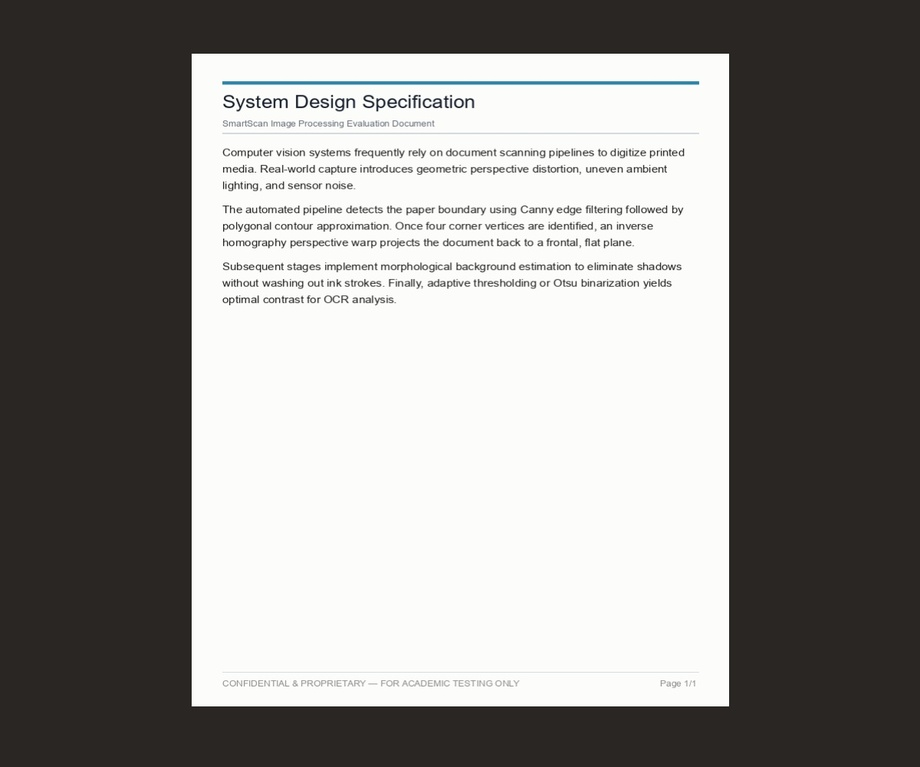
#> input picture sample_images/01_clear_plain.jpg, 920 x 767 px, shrunk from 1200 x 1000 before the run
$ python -i document_detection.py   (imports and definitions only)
#> lines starting #> are read from the running program, lines starting #| are printed output that depends on the picture; after the words box and inside, x2 and y2 are one past the last pixel; in counts of white or black regions, pixels touching at a corner belong together
"""
document_detection.py — Automatic document boundary detection using OpenCV.

Detects the 4 corners of a paper document in an image using:
1. Grayscale conversion and Gaussian smoothing
2. Canny edge detection, then dilation + closing so broken edges join up
3. Contour finding, convex hull, and Ramer-Douglas-Peucker (approxPolyDP)
   simplification tried at several tolerances
4. Sanity checks (area, corner angles, not the whole image frame)
5. Multi-stage fallback chain (fixed Canny -> median Canny -> Otsu paper mask -> full image)
6. Canonical 4-point corner sorting (TL, TR, BR, BL)

Public names (order_points, find_quadrilateral_contour, detect_document_corners)
and the returned method strings are unchanged, so app.py keeps working.
"""

from typing import Dict, List, Optional, Tuple
import cv2
import numpy as np


def order_points(pts: np.ndarray) -> np.ndarray:
    """Sort 4 corner points into [Top-Left, Top-Right, Bottom-Right, Bottom-Left].

    - Top-Left has the smallest (x + y); Bottom-Right the largest (x + y).
    - Top-Right has the smallest (y - x); Bottom-Left the largest (y - x).
    """
    pts = np.asarray(pts, dtype=np.float32).reshape((4, 2))
    rect = np.zeros((4, 2), dtype=np.float32)

    s = pts.sum(axis=1)
    rect[0] = pts[np.argmin(s)]
    rect[2] = pts[np.argmax(s)]

    diff = pts[:, 1] - pts[:, 0]
    rect[1] = pts[np.argmin(diff)]
    rect[3] = pts[np.argmax(diff)]
    return rect


def _corner_angles_ok(quad: np.ndarray, lo: float = 40.0, hi: float = 140.0) -> bool:
    """A real page photographed at an angle has corner angles near 90 degrees.
    Reject thin slivers and bow-ties whose angles are far from that."""
    q = order_points(quad)
    for i in range(4):
        a = q[(i - 1) % 4] - q[i]
        b = q[(i + 1) % 4] - q[i]
        denom = np.linalg.norm(a) * np.linalg.norm(b) + 1e-9
        cos = float(np.clip(np.dot(a, b) / denom, -1.0, 1.0))
        angle = np.degrees(np.arccos(cos))
        if angle < lo or angle > hi:
            return False
    return True


def find_quadrilateral_contour(
    binary_edges: np.ndarray,
    min_area_ratio: float = 0.10,
    max_area_ratio: float = 0.97,
) -> Optional[np.ndarray]:
    """Find the largest plausible 4-sided shape in a binary edge/mask image.

    Why this is more tolerant than a single approxPolyDP(0.02) call:
    a real page outline is rarely a perfect polygon in an edge map (small
    bumps, rounded corners). We take the convex hull first, then try several
    simplification tolerances until the hull collapses to exactly 4 points.

    Args:
        binary_edges: Single-channel uint8 binary image.
        min_area_ratio: Smallest accepted quad area as a fraction of the image.
        max_area_ratio: Largest accepted fraction. A quad covering ~the whole
            frame is usually the image border, not the page.

    Returns:
        Ordered (4, 2) float32 corners, or None.
    """
    h, w = binary_edges.shape[:2]
    total_area = float(h * w)
    min_area = total_area * min_area_ratio
    max_area = total_area * max_area_ratio

    contours, _ = cv2.findContours(binary_edges, cv2.RETR_LIST, cv2.CHAIN_APPROX_SIMPLE)
    if not contours:
        return None

    contours = sorted(contours, key=cv2.contourArea, reverse=True)

    for c in contours[:10]:
        if cv2.contourArea(c) < min_area:
            break

        hull = cv2.convexHull(c)
        peri = cv2.arcLength(hull, True)

        for eps in (0.02, 0.03, 0.04, 0.05, 0.06, 0.08):
            approx = cv2.approxPolyDP(hull, eps * peri, True)
            if len(approx) != 4:
                continue
            quad = approx.reshape(4, 2).astype(np.float32)
            quad_area = cv2.contourArea(quad)
            if quad_area < min_area or quad_area > max_area:
                continue
            if not _corner_angles_ok(quad):
                continue
            return order_points(quad)

        # Last resort for this contour: if the hull is nearly a rectangle
        # (just with extra vertices), use its minimum-area bounding rectangle.
        rect = cv2.minAreaRect(hull)
        box = cv2.boxPoints(rect).astype(np.float32)
        box_area = cv2.contourArea(box)
        if (
            box_area > 0
            and cv2.contourArea(hull) / box_area > 0.90
            and min_area <= box_area <= max_area
        ):
            box[:, 0] = np.clip(box[:, 0], 0, w - 1)
            box[:, 1] = np.clip(box[:, 1], 0, h - 1)
            return order_points(box)

    return None


def _join_edges(edges: np.ndarray) -> np.ndarray:
    """Make the page outline one closed loop.

    Dilation thickens thin edges so small gaps overlap; closing then fills
    the remaining gaps. Without this the outline stays 'open' and its
    contour area is tiny, so the page is never found.
    """
    k3 = cv2.getStructuringElement(cv2.MORPH_RECT, (3, 3))
    k9 = cv2.getStructuringElement(cv2.MORPH_RECT, (9, 9))
    joined = cv2.dilate(edges, k3, iterations=1)
    joined = cv2.morphologyEx(joined, cv2.MORPH_CLOSE, k9)
    return joined


# [37 lines left out: functions _erase_text, _paper_mask_edges, not called in this run]


def detect_document_corners(
    image: np.ndarray,
    return_stages: bool = False,
) -> Tuple[np.ndarray, str, Optional[Dict[str, np.ndarray]]]:
    """Detect the 4 boundary corners of a document with multi-stage fallback.

    Stages tried in order (method string in brackets):
    1. Canny 75/200                             ['primary_contour']
    2. Median-based / low-threshold Canny       ['fallback_dynamic_canny']
    3. Otsu paper-region mask                   ['fallback_adaptive_thresh']
    4. Whole image as the document              ['fallback_full_image']

    Returns:
        (corners, detection_method, stages_dict_or_None) with corners ordered
        [TL, TR, BR, BL]. stages has 'gray', 'blur', 'edges', 'contour_overlay'.
    """
    h, w = image.shape[:2]

    gray = cv2.cvtColor(image, cv2.COLOR_BGR2GRAY)
    blur = cv2.GaussianBlur(gray, (5, 5), 0)

    stages: Optional[Dict[str, np.ndarray]] = {} if return_stages else None

    # --- Stage 1: fixed-threshold Canny ---
    edges_primary = _join_edges(cv2.Canny(blur, 75, 200))
    corners = find_quadrilateral_contour(edges_primary)
    method = "primary_contour"
    chosen_edges = edges_primary

    # --- Stage 2: other Canny settings ---
    if corners is None:
        # (a) thresholds derived from the image's median brightness
        med = float(np.median(blur))
        lower = int(max(0, 0.66 * med))
        upper = int(min(255, 1.33 * med))
        candidates = [cv2.Canny(blur, lower, upper)]
        # (b) low thresholds on a text-free image: catches pale paper on a
        #     pale desk, where the edge is faint but text no longer interferes
        candidates.append(cv2.Canny(cv2.GaussianBlur(_erase_text(blur), (5, 5), 0), 15, 45))
        for cand in candidates:
            edges_dynamic = _join_edges(cand)
            corners = find_quadrilateral_contour(edges_dynamic)
            if corners is not None:
                method = "fallback_dynamic_canny"
                chosen_edges = edges_dynamic
                break

    # --- Stage 3: Otsu paper mask ---
    if corners is None:
        mask = _paper_mask_edges(blur)
        corners = find_quadrilateral_contour(mask)
        if corners is not None:
            method = "fallback_adaptive_thresh"
            chosen_edges = mask

    # --- Stage 4: whole image ---
    if corners is None:
        method = "fallback_full_image"
        corners = np.array(
            [[0.0, 0.0], [float(w - 1), 0.0], [float(w - 1), float(h - 1)], [0.0, float(h - 1)]],
            dtype=np.float32,
        )
        chosen_edges = edges_primary

    if return_stages and stages is not None:
        stages["gray"] = gray
        stages["blur"] = blur
        stages["edges"] = chosen_edges

        overlay = image.copy()
        poly_pts = corners.astype(np.int32).reshape((-1, 1, 2))
        cv2.polylines(overlay, [poly_pts], isClosed=True, color=(0, 255, 0), thickness=3)

        corner_names = ["TL", "TR", "BR", "BL"]
        colors = [(0, 0, 255), (0, 255, 255), (255, 0, 0), (255, 255, 0)]
        for idx, (pt, name) in enumerate(zip(corners, corner_names)):
            cx, cy = int(pt[0]), int(pt[1])
            cv2.circle(overlay, (cx, cy), 8, colors[idx], -1)
            cv2.putText(overlay, name, (cx + 10, cy + 10), cv2.FONT_HERSHEY_SIMPLEX,
                        0.7, (255, 255, 255), 2, cv2.LINE_AA)
        stages["contour_overlay"] = overlay

    return corners, method, stages

>>> import cv2
>>> picture = cv2.imread('../sample_images/01_clear_plain.jpg')
#> picture is the input picture: shape (767, 920, 3); mean B, G, R 138.8, 141.2, 143
>>> result = detect_document_corners(picture)
#> in _join_edges, `joined = cv2.dilate(edges, k3, iterations=1)`:
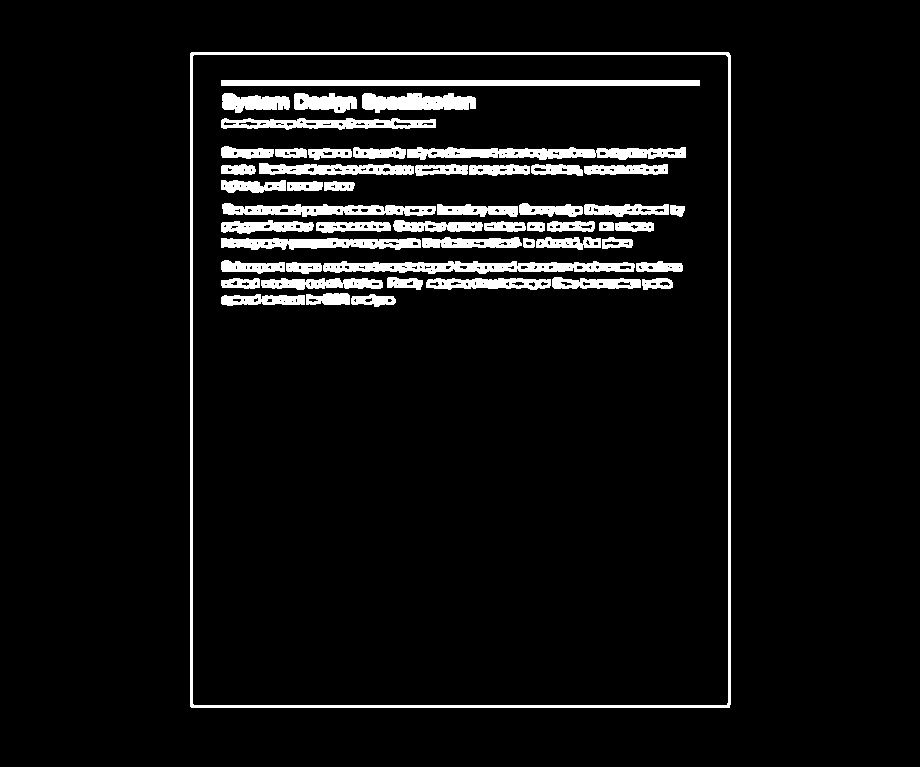
#> joined: shape (767, 920); 6.3% white; 51 white regions, largest, box (x1, y1, x2, y2) and area: (190, 52, 731, 708) 7144, (221, 80, 700, 86) 2874, (323, 261, 635, 274) 2630
#> in _join_edges, `joined = cv2.dilate(edges, k3, iterations=1)`:
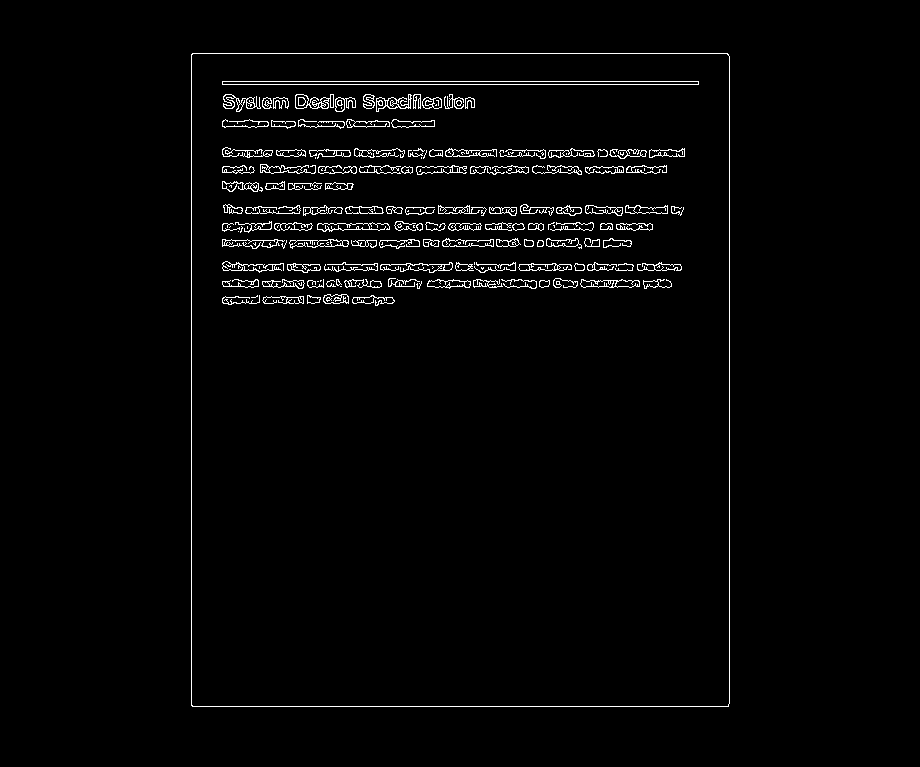
#> edges: shape (767, 920); 2.1% white in thin lines or dots, all inside (x1, y1, x2, y2) = (191, 53, 730, 707)
#> in _join_edges, `joined = cv2.morphologyEx(joined, cv2.MORPH_CLOSE, k9)`:
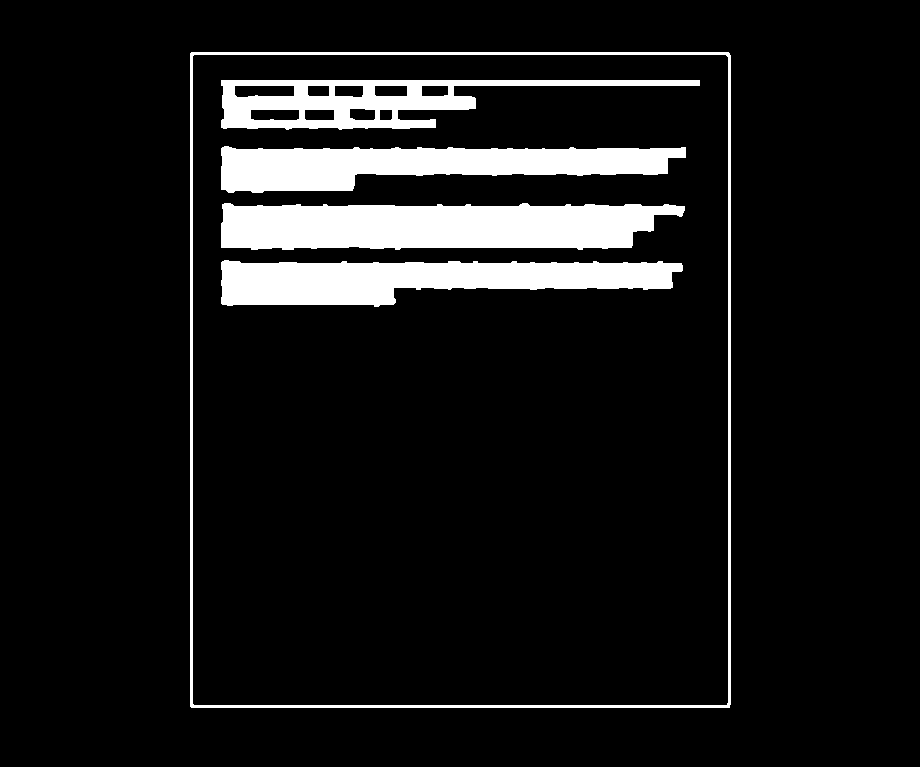
#> joined: shape (767, 920); 9% white; 5 white regions
#> in find_quadrilateral_contour, `contours, _ = cv2.findContours(binary_edges, cv2.RETR_LIST, cv2.CHAIN_..`: contours = 15 contours; largest, box (x1, y1, x2, y2) and area: (190, 52, 731, 708) 353694, (192, 54, 729, 706) 348924, (221, 203, 685, 250) 17930, (221, 260, 683, 307) 14207, (221, 146, 686, 193) 13584
#> the loop in find_quadrilateral_contour, `for c in contours[:10]:` made 1 pass
#> peri on pass 1: 2386.6
#> in detect_document_corners, `corners = find_quadrilateral_contour(edges_primary)`: corners = [[190, 53], [728, 52], [729, 707], [191, 707]]

$ run again, on sample_images/02_document_angled.jpg
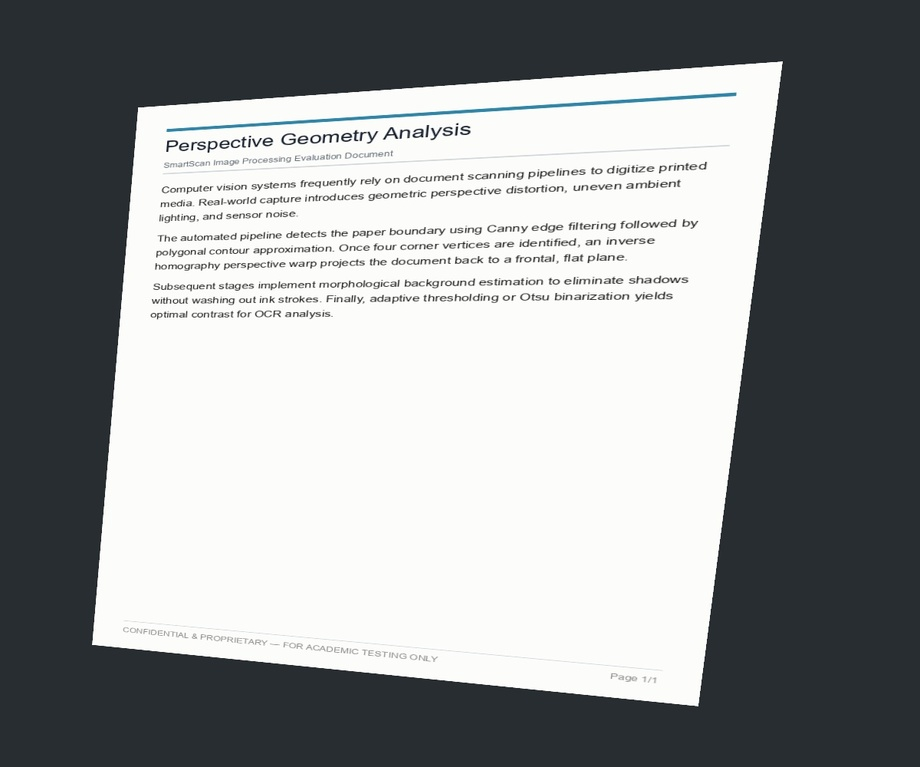
#> input picture sample_images/02_document_angled.jpg, 920 x 767 px, shrunk from 1200 x 1000 before the run
#> picture is the input picture: shape (767, 920, 3); mean B, G, R 151.2, 150.3, 147.6
#> in _join_edges, `joined = cv2.dilate(edges, k3, iterations=1)`:
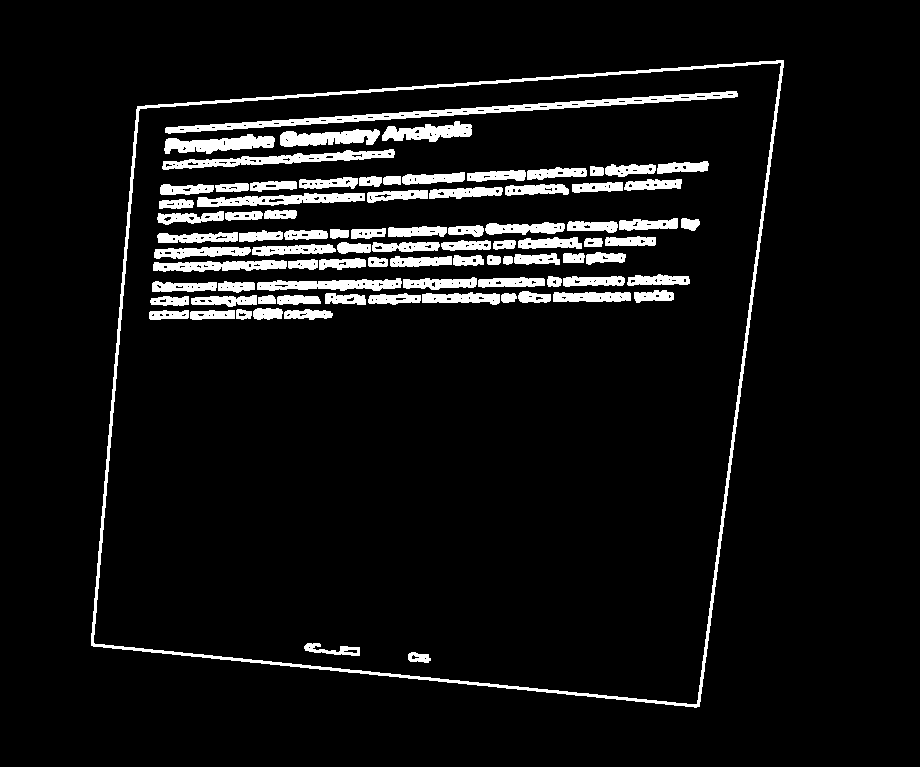
#> joined: shape (767, 920); 7.1% white; 85 white regions, largest, box (x1, y1, x2, y2) and area: (91, 60, 784, 708) 7770, (165, 91, 738, 134) 3582, (162, 149, 395, 170) 1739
#> edges: shape (767, 920); 2.4% white in thin lines or dots, all inside (x1, y1, x2, y2) = (92, 61, 783, 707)
#> in _join_edges, `joined = cv2.morphologyEx(joined, cv2.MORPH_CLOSE, k9)`:
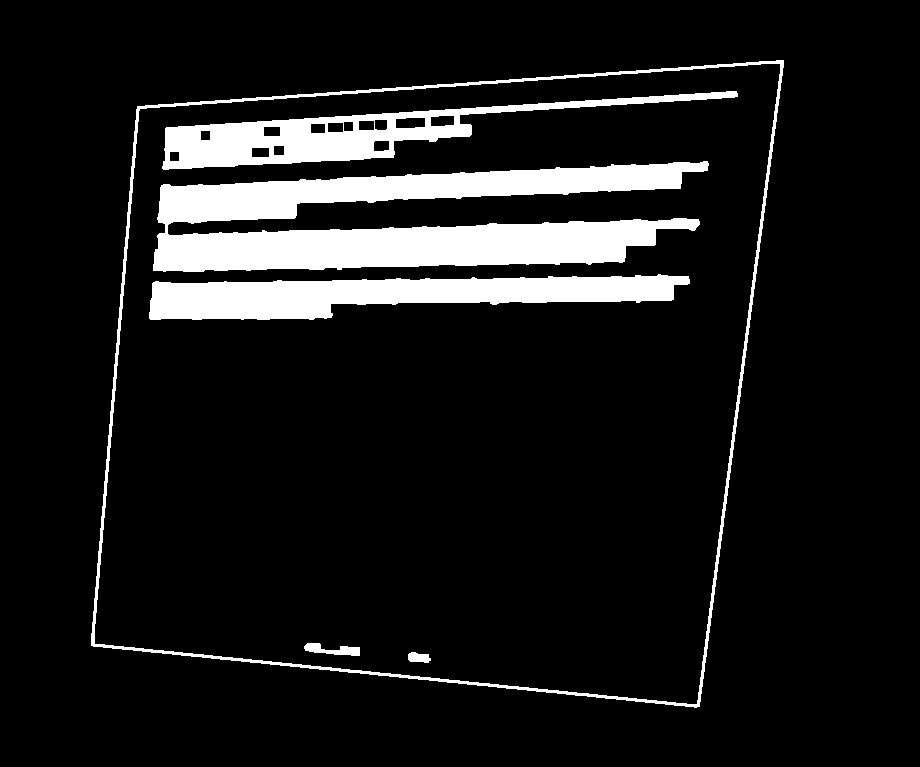
#> joined: shape (767, 920); 10% white; 6 white regions
#> contours = 20 contours; largest, box (x1, y1, x2, y2) and area: (91, 60, 784, 708) 372812, (94, 63, 781, 705) 367458, (153, 161, 709, 272) 33488, (149, 274, 690, 320) 14782, (162, 91, 738, 170) 13316
#> the loop in find_quadrilateral_contour, `for c in contours[:10]:` made 1 pass
#> peri on pass 1: 2451.8
#> corners = [[137, 106], [783, 60], [699, 706], [91, 645]]
